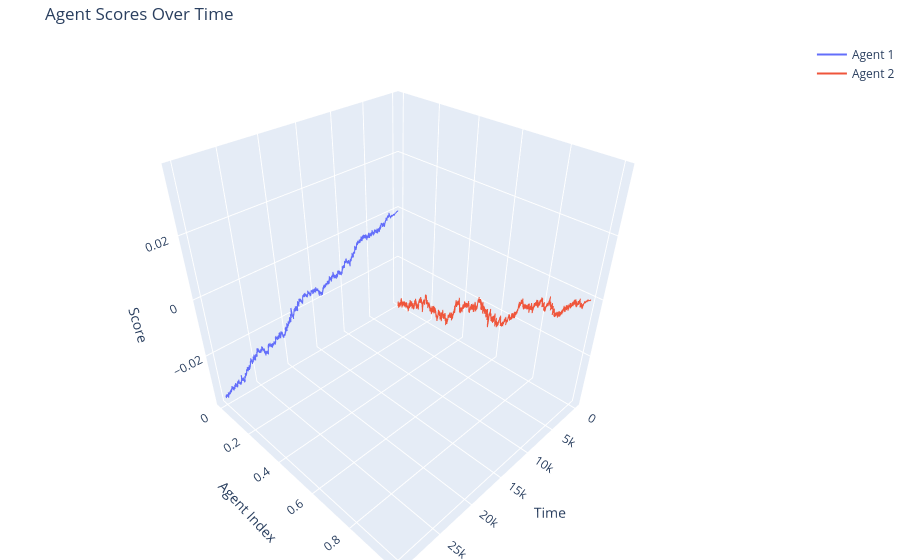

Notebook code for this chart:
### Code cell
### 3D plot of individual agent preformance

# Create a figure
fig = go.Figure()

# Create time values
time = np.arange(t_max)

# Add traces for each agent
for i in range(len(Agent_score_list)):
    fig.add_trace(go.Scatter3d(
        x=time, 
        y=np.full_like(time, i),  # Agent index
        z=Agent_score_list[i], 
        mode='lines',
        name=f'Agent {i+1}'
    ))

# Update layout
fig.update_layout(
    scene=dict(
        xaxis_title='Time',
        yaxis_title='Agent Index',
        zaxis_title='Score'
    ),
    title='Agent Scores Over Time',
    margin=dict(l=0, r=0, b=0, t=40)
)

# Show the interactive plot
fig.show()

### Figure 1 — Plotly figure (JSON) as saved in the notebook; plotly's stock layout.template omitted (floating-point values rounded to 4 significant figures; data arrays with more than 128 entries replaced by an {"elided": "..."} marker saying what was removed)
{"data": [{"mode": "lines", "name": "Agent 1", "type": "scatter3d", "x": {"elided": "30000 int values"}, "y": {"elided": "30000 int values"}, "z": {"elided": "30000 float values"}}, {"mode": "lines", "name": "Agent 2", "type": "scatter3d", "x": {"elided": "30000 int values"}, "y": {"elided": "30000 int values"}, "z": {"elided": "30000 float values"}}], "layout": {"margin": {"b": 0, "l": 0, "r": 0, "t": 40}, "scene": {"xaxis": {"title": {"text": "Time"}}, "yaxis": {"title": {"text": "Agent Index"}}, "zaxis": {"title": {"text": "Score"}}}, "title": {"text": "Agent Scores Over Time"}}}
